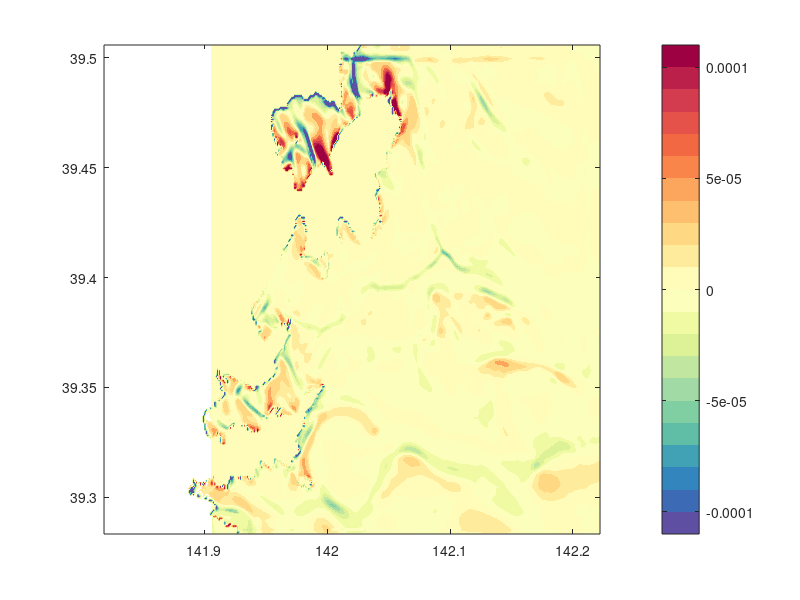

The MATLAB script that drew this image: (Note: this script raises an error after producing the figure.)
clc; clear all; close all;

load('dataset_coastline_river.mat')
load('dataset_wind_D4')
load('dataset_wind_D4_m')
load('dataset_grid_atmosphere')

LL=0.03;
%
hgt_r=hgt;
mask_r=mask;
mycmap=[0.3686    0.3098    0.6353
    0.2395    0.4158    0.7107
    0.1958    0.5226    0.7407
    0.2536    0.6369    0.7101
    0.3764    0.7438    0.6533
    0.5000    0.8105    0.6409
    0.6334    0.8532    0.6452
    0.7556    0.9009    0.6232
    0.8668    0.9465    0.5932
    0.9427    0.9807    0.6356
    0.9866    1.0000    0.7329
    1.0000    0.9838    0.7243
    1.0000    0.9233    0.6109
    0.9958    0.8466    0.5106
    0.9958    0.7548    0.4304
    0.9895    0.6484    0.3597
    0.9780    0.5220    0.2934
    0.9490    0.4074    0.2612
    0.8985    0.3223    0.2879
    0.8272    0.2330    0.3096
    0.7341    0.1247    0.2953
    0.6196    0.0039    0.2588];


%figure 5a
figure(1)
lat_raw=lat;
lat=lat_raw;
lon_raw=lon;
lon=lon_raw;



u10_raw=u10_hourly_sim(:,:,1);
v10_raw=v10_hourly_sim(:,:,1);
u10=u10_raw+maskct;
v10=v10_raw+maskct;

u10(isnan(u10))=0;
v10(isnan(v10))=0;

u10x=zeros(size(u10));
u10y=zeros(size(u10));
v10x=zeros(size(u10));
v10y=zeros(size(u10));
u10x(2:end,:,:)=1.225*(1.5*10^-3)*(abs(u10(2:end,:,:)).*u10(2:end,:,:)-abs(u10(1:end-1,:,:)).*u10(1:end-1,:,:))/100;
u10y(:,2:end,:)=1.225*(1.5*10^-3)*(abs(u10(:,2:end,:)).*u10(:,2:end,:)-abs(u10(:,1:end-1,:)).*u10(:,1:end-1,:))/100;
v10x(2:end,:,:)=1.225*(1.5*10^-3)*(abs(v10(2:end,:,:)).*v10(2:end,:,:)-abs(v10(1:end-1,:,:)).*v10(1:end-1,:,:))/100;
v10y(:,2:end,:)=1.225*(1.5*10^-3)*(abs(v10(:,2:end,:)).*v10(:,2:end,:)-abs(v10(:,1:end-1,:)).*v10(:,1:end-1,:))/100;

ws=u10x+v10y;
[xend,yend]=size(squeeze(u10));

lon_map(1:6:xend,1:6:yend)=lon(1:6:xend,1:6:yend);
lon_map(4:6:xend,4:6:yend)=lon(4:6:xend,4:6:yend);
lat_map(1:6:xend,1:6:yend)=lat(1:6:xend,1:6:yend);
lat_map(4:6:xend,4:6:yend)=lat(4:6:xend,4:6:yend);

u10_map(1:6:xend,1:6:yend)=u10(1:6:xend,1:6:yend);
u10_map(4:6:xend,4:6:yend)=u10(4:6:xend,4:6:yend);
v10_map(1:6:xend,1:6:yend)=v10(1:6:xend,1:6:yend);
v10_map(4:6:xend,4:6:yend)=v10(4:6:xend,4:6:yend);
u10_map_r(1:6:xend,1:6:yend)=u10_raw(1:6:xend,1:6:yend)+mask(1:6:xend,1:6:yend);
u10_map_r(4:6:xend,4:6:yend)=u10_raw(4:6:xend,4:6:yend)+mask(4:6:xend,4:6:yend);
v10_map_r(1:6:xend,1:6:yend)=v10_raw(1:6:xend,1:6:yend)+mask(1:6:xend,1:6:yend);
v10_map_r(4:6:xend,4:6:yend)=v10_raw(4:6:xend,4:6:yend)+mask(4:6:xend,4:6:yend);

ws(1:75,end-170:end)=nan;
hgt(1:71,end-165:end)=nan;
mask(1:71,end-165:end)=nan;
% 
ws(ws<-1*10^-4)=-1*10^-4-10^-5;
ws(ws>1*10^-4)=1*10^-4+10^-5;
contourf(lon,lat,ws,linspace(-1*10^-4-10^-5,1*10^-4+10^-5,23),'linecolor','none')

colormap(mycmap)
colorbar
caxis([-1*10^-4-10^-5,1*10^-4+10^-5])
hold on

mesh(lon,lat,mask,'edgecolor','none','facecolor','[0.8 0.8 0.8]','FaceAlpha','1')
contour(lon,lat,hgt,[20:20:500],'linecolor',[0.5 0.5 0.5],'linewidth',1);
[C,h]=contour(lon,lat,hgt,[100 200 300 400 500],'linecolor',[0.5 0.5 0.5],'linewidth',3);
clabel(C,h,'FontSize',20,'LabelSpacing',10000)
u10_map(1:71,end-165:end)=nan;
v10_map(1:71,end-165:end)=nan;
u10_map(10,end-15)=20;
v10_map(10,end-15)=0;
u10_map(62,end-156)=10;
v10_map(62,end-156)=0;
u10_map_r(1:71,end-165:end)=nan;
v10_map_r(1:71,end-165:end)=nan;
u10_map_r(10,end-15)=20;
v10_map_r(10,end-15)=0;
lon_map(62,end-156)=lon(62,end-156);
lat_map(62,end-156)=lat(62,end-156);
plot(141.9326,39.3488,'r^','markersize',15,'linewidth',10)
plot(141.907,39.360,'bp','linewidth',10,'Markersize',15)
quiver(lon_map,lat_map,u10_map_r,v10_map_r,LL,'color',[0.3 0.3 0.3],'linewidth',2)
quiver(lon_map,lat_map,u10_map,v10_map,LL,'k','linewidth',4)
plot(coast_m(:,2),coast_m(:,1),'m:','linewidth',5)
text(141.885,39.362,'10 m/s','fontsize',50)
lon0 = 141.97;
lat0 = 39.362;
dlon_1km = 1 / (111.32 * cosd(lat0));
plot([lon0, lon0 + dlon_1km],[lat0, lat0],'m','linewidth',5);
grid on
ax = gca;
ax.FontSize = 40;
axis([141.885, 141.985,39.322, 39.368])
daspect([1.3 1 1])
xticks([141.9 141.95 142])
xticklabels({'141.9','141.95','142'})
yticks([39.35])
yticklabels({'39.35'})

%figure 5b
figure(2)
lat_raw=lat;
lat=lat_raw;
lon_raw=lon;
lon=lon_raw;

u10_raw=u10_hourly_sim(:,:,2);
v10_raw=v10_hourly_sim(:,:,2);
u10=u10_raw+maskct;
v10=v10_raw+maskct;

u10(isnan(u10))=0;
v10(isnan(v10))=0;

u10x=zeros(size(u10));
u10y=zeros(size(u10));
v10x=zeros(size(u10));
v10y=zeros(size(u10));
u10x(2:end,:,:)=1.225*(1.5*10^-3)*(abs(u10(2:end,:,:)).*u10(2:end,:,:)-abs(u10(1:end-1,:,:)).*u10(1:end-1,:,:))/100;
u10y(:,2:end,:)=1.225*(1.5*10^-3)*(abs(u10(:,2:end,:)).*u10(:,2:end,:)-abs(u10(:,1:end-1,:)).*u10(:,1:end-1,:))/100;
v10x(2:end,:,:)=1.225*(1.5*10^-3)*(abs(v10(2:end,:,:)).*v10(2:end,:,:)-abs(v10(1:end-1,:,:)).*v10(1:end-1,:,:))/100;
v10y(:,2:end,:)=1.225*(1.5*10^-3)*(abs(v10(:,2:end,:)).*v10(:,2:end,:)-abs(v10(:,1:end-1,:)).*v10(:,1:end-1,:))/100;

ws=u10x+v10y;
[xend,yend]=size(squeeze(u10));
hgt=hgt_r;
mask=mask_r;
lon_map=zeros(size(xend,yend));
lat_map=zeros(size(xend,yend));

lon_map(1:6:xend,1:6:yend)=lon(1:6:xend,1:6:yend);
lon_map(4:6:xend,4:6:yend)=lon(4:6:xend,4:6:yend);
lat_map(1:6:xend,1:6:yend)=lat(1:6:xend,1:6:yend);
lat_map(4:6:xend,4:6:yend)=lat(4:6:xend,4:6:yend);

u10_map=zeros(size(xend,yend));
v10_map=zeros(size(xend,yend));
u10_map_r=zeros(size(xend,yend));
v10_map_r=zeros(size(xend,yend));

u10_map(1:6:xend,1:6:yend)=u10(1:6:xend,1:6:yend);
u10_map(4:6:xend,4:6:yend)=u10(4:6:xend,4:6:yend);
v10_map(1:6:xend,1:6:yend)=v10(1:6:xend,1:6:yend);
v10_map(4:6:xend,4:6:yend)=v10(4:6:xend,4:6:yend);
u10_map_r(1:6:xend,1:6:yend)=u10_raw(1:6:xend,1:6:yend)+mask(1:6:xend,1:6:yend);
u10_map_r(4:6:xend,4:6:yend)=u10_raw(4:6:xend,4:6:yend)+mask(4:6:xend,4:6:yend);
v10_map_r(1:6:xend,1:6:yend)=v10_raw(1:6:xend,1:6:yend)+mask(1:6:xend,1:6:yend);
v10_map_r(4:6:xend,4:6:yend)=v10_raw(4:6:xend,4:6:yend)+mask(4:6:xend,4:6:yend);

% ws(1:75,end-170:end)=nan;
% hgt(1:71,end-165:end)=nan;
% mask(1:71,end-165:end)=nan;
% 
ws(ws<-1*10^-4)=-1*10^-4-10^-5;
ws(ws>1*10^-4)=1*10^-4+10^-5;
contourf(lon,lat,ws,linspace(-1*10^-4-10^-5,1*10^-4+10^-5,23),'linecolor','none')

colormap(mycmap)
colorbar
caxis([-1*10^-4-10^-5,1*10^-4+10^-5])
hold on

mesh(lon,lat,mask,'edgecolor','none','facecolor','[0.8 0.8 0.8]','FaceAlpha','1')
contour(lon,lat,hgt,[20:20:500],'linecolor',[0.5 0.5 0.5],'linewidth',1);
[C,h]=contour(lon,lat,hgt,[100 200 300 400 500],'linecolor',[0.5 0.5 0.5],'linewidth',3);
clabel(C,h,'FontSize',20,'LabelSpacing',10000)
% u10_map(1:71,end-165:end)=nan;
% v10_map(1:71,end-165:end)=nan;
u10_map(10,end-15)=20;
v10_map(10,end-15)=0;
% u10_map(62,end-156)=10;
% v10_map(62,end-156)=0;
% u10_map_r(1:71,end-165:end)=nan;
% v10_map_r(1:71,end-165:end)=nan;
u10_map_r(10,end-15)=20;
v10_map_r(10,end-15)=0;
% lon_map(62,end-156)=lon(62,end-156);
% lat_map(62,end-156)=lat(62,end-156);
plot(141.9326,39.3488,'r^','markersize',15,'linewidth',10)
plot(141.907,39.360,'bp','linewidth',10,'Markersize',15)
quiver(lon_map,lat_map,u10_map_r,v10_map_r,LL,'color',[0.3 0.3 0.3],'linewidth',2)
quiver(lon_map,lat_map,u10_map,v10_map,LL,'k','linewidth',4)
plot(coast_m(:,2),coast_m(:,1),'m:','linewidth',5)
% text(141.885,39.362,'10 m/s','fontsize',50)
grid on
ax = gca;
ax.FontSize = 40;
axis([141.885, 141.985,39.322, 39.368])
daspect([1.3 1 1])
xticks([141.9 141.95 142])
xticklabels({'141.9','141.95','142'})
yticks([39.35])
yticklabels({'39.35'})


figure(3)
lat_raw=lat;
lat=lat_raw;
lon_raw=lon;
lon=lon_raw;

u10_raw=m_u10_hour;
v10_raw=m_v10_hour;
u10=u10_raw+maskct;
v10=v10_raw+maskct;

u10(isnan(u10))=0;
v10(isnan(v10))=0;

u10x=zeros(size(u10));
u10y=zeros(size(u10));
v10x=zeros(size(u10));
v10y=zeros(size(u10));
u10x(2:end,:,:)=1.225*(1.5*10^-3)*(abs(u10(2:end,:,:)).*u10(2:end,:,:)-abs(u10(1:end-1,:,:)).*u10(1:end-1,:,:))/100;
u10y(:,2:end,:)=1.225*(1.5*10^-3)*(abs(u10(:,2:end,:)).*u10(:,2:end,:)-abs(u10(:,1:end-1,:)).*u10(:,1:end-1,:))/100;
v10x(2:end,:,:)=1.225*(1.5*10^-3)*(abs(v10(2:end,:,:)).*v10(2:end,:,:)-abs(v10(1:end-1,:,:)).*v10(1:end-1,:,:))/100;
v10y(:,2:end,:)=1.225*(1.5*10^-3)*(abs(v10(:,2:end,:)).*v10(:,2:end,:)-abs(v10(:,1:end-1,:)).*v10(:,1:end-1,:))/100;

ws=u10x+v10y;
[xend,yend]=size(squeeze(u10));
hgt=hgt_r;
mask=mask_r;
lon_map=zeros(size(xend,yend));
lat_map=zeros(size(xend,yend));

lon_map(1:6:xend,1:6:yend)=lon(1:6:xend,1:6:yend);
lon_map(4:6:xend,4:6:yend)=lon(4:6:xend,4:6:yend);
lat_map(1:6:xend,1:6:yend)=lat(1:6:xend,1:6:yend);
lat_map(4:6:xend,4:6:yend)=lat(4:6:xend,4:6:yend);

u10_map=zeros(size(xend,yend));
v10_map=zeros(size(xend,yend));
u10_map_r=zeros(size(xend,yend));
v10_map_r=zeros(size(xend,yend));

u10_map(1:6:xend,1:6:yend)=u10(1:6:xend,1:6:yend);
u10_map(4:6:xend,4:6:yend)=u10(4:6:xend,4:6:yend);
v10_map(1:6:xend,1:6:yend)=v10(1:6:xend,1:6:yend);
v10_map(4:6:xend,4:6:yend)=v10(4:6:xend,4:6:yend);
u10_map_r(1:6:xend,1:6:yend)=u10_raw(1:6:xend,1:6:yend)+mask(1:6:xend,1:6:yend);
u10_map_r(4:6:xend,4:6:yend)=u10_raw(4:6:xend,4:6:yend)+mask(4:6:xend,4:6:yend);
v10_map_r(1:6:xend,1:6:yend)=v10_raw(1:6:xend,1:6:yend)+mask(1:6:xend,1:6:yend);
v10_map_r(4:6:xend,4:6:yend)=v10_raw(4:6:xend,4:6:yend)+mask(4:6:xend,4:6:yend);

% ws(1:75,end-170:end)=nan;
% hgt(1:71,end-165:end)=nan;
% mask(1:71,end-165:end)=nan;
% 
ws(ws<-1*10^-4)=-1*10^-4-10^-5;
ws(ws>1*10^-4)=1*10^-4+10^-5;
contourf(lon,lat,ws,linspace(-1*10^-4-10^-5,1*10^-4+10^-5,23),'linecolor','none')

colormap(mycmap)
colorbar
caxis([-1*10^-4-10^-5,1*10^-4+10^-5])
hold on

mesh(lon,lat,mask,'edgecolor','none','facecolor','[0.8 0.8 0.8]','FaceAlpha','1')
contour(lon,lat,hgt,[20:20:500],'linecolor',[0.5 0.5 0.5],'linewidth',1);
[C,h]=contour(lon,lat,hgt,[100 200 300 400 500],'linecolor',[0.5 0.5 0.5],'linewidth',3);
clabel(C,h,'FontSize',20,'LabelSpacing',10000)
% u10_map(1:71,end-165:end)=nan;
% v10_map(1:71,end-165:end)=nan;
u10_map(10,end-15)=20;
v10_map(10,end-15)=0;
% u10_map(62,end-156)=10;
% v10_map(62,end-156)=0;
% u10_map_r(1:71,end-165:end)=nan;
% v10_map_r(1:71,end-165:end)=nan;
u10_map_r(10,end-15)=20;
v10_map_r(10,end-15)=0;
% lon_map(62,end-156)=lon(62,end-156);
% lat_map(62,end-156)=lat(62,end-156);
plot(141.9326,39.3488,'r^','markersize',15,'linewidth',10)
plot(141.907,39.360,'bp','linewidth',10,'Markersize',15)
quiver(lon_map,lat_map,u10_map_r,v10_map_r,LL,'color',[0.3 0.3 0.3],'linewidth',2)
quiver(lon_map,lat_map,u10_map,v10_map,LL,'k','linewidth',4)
plot(coast_m(:,2),coast_m(:,1),'m:','linewidth',5)
% text(141.885,39.362,'10 m/s','fontsize',50)
grid on
ax = gca;
ax.FontSize = 40;
axis([141.885, 141.985,39.322, 39.368])
daspect([1.3 1 1])
xticks([141.9 141.95 142])
xticklabels({'141.9','141.95','142'})
yticks([39.35])
yticklabels({'39.35'})
